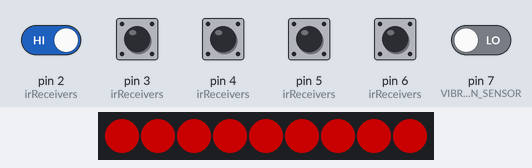
Simulated run of this sketch. Board: Arduino Uno, built with avr-gcc and run on an emulated ATmega328P. On the bench: 9 RGB LEDs in strip order, left to right. Inputs (shaded band) come from the test bench; at power-on: pin 2 (irReceivers), pin 3 (irReceivers), pin 4 (irReceivers), pin 5 (irReceivers), pin 6 (irReceivers) HIGH, pin 7 (VIBRATION_SENSOR) LOW. Dim RGB values are drawn brighter than linear.

Above: at 10.1 s.
At 10.8 s:
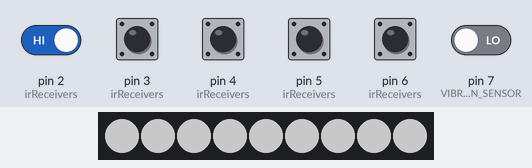
10.9 s: pin 2 (irReceivers) driven LOW
At 12.59 s:
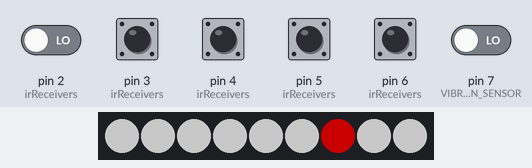
13.7 s: pin 2 (irReceivers) driven HIGH
At 15.2 s:
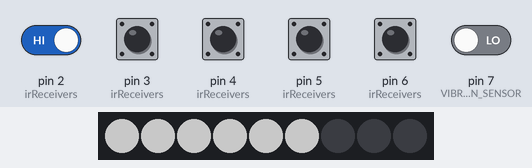
Timing chart, 0 to 16.7 s (numbered marks = the images above; inputs shaded):
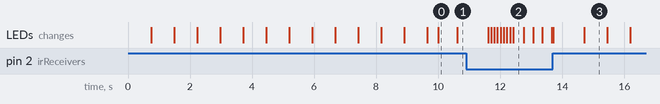

The sketch:

CornTacToeSketch.ino
```cpp
#include <FastLED.h>

#define LED_PIN 11
#define NUM_SENSORS 5
#define NUM_LEDS 9
int ledMap[NUM_LEDS] = {
  6,  // 0 -> 6
  7,  // 1 -> 7
  8,  // 2 -> 8
  5,  // 3 -> 5
  4,  // 4 -> 4
  3,  // 5 -> 3
  0,  // 6 -> 0
  1,  // 7 -> 1
  2   // 8 -> 2
};

#define IR_RECEIVER0 2
#define IR_RECEIVER1 3
#define IR_RECEIVER2 4
#define IR_RECEIVER3 6
#define IR_RECEIVER4 5

#define PLAY 0
#define SHOT_DETECT 1
#define MADE_SHOT 2
#define MISSED_SHOT 3
#define WINNING 4
#define NEW_ROUND 5
#define CLEAR_BOARD 6
#define TAKE_5 7

#define VIBRATION_SENSOR 7

#define BUZZER 10

#define SOUNDS_ON false

CRGB X_COLOR = CRGB::Red;
CRGB O_COLOR = CRGB::Blue;
CRGB NEUTRAL_COLOR = CRGB::White;

unsigned long currentTime;

#define PLAY_BLINK_DELAY 600
unsigned long playBlinkTimer;
CRGB playBlinkColor = NEUTRAL_COLOR;

#define SHOT_DETECT_DELAY 600
unsigned long shotDetectTimer;

#define MADE_SHOT_DELAY 1000
#define MADE_SHOT_BLINK_DELAY 100
#define INVALID 255

byte winningLine[] = { INVALID, INVALID, INVALID };
byte madeShotHole = INVALID;
unsigned long madeShotTimer;
unsigned long madeShotBlinkTimer;
CRGB madeShotBlinkColor = NEUTRAL_COLOR;

#define MISSED_SHOT_DELAY 1000
#define MISSED_SHOT_BLINK_DELAY 200
unsigned long missedShotTimer;
unsigned long missedShotBlinkTimer;
CRGB missedShotBlinkColor = NEUTRAL_COLOR;

#define WINNING_DELAY 6000
#define WINNING_STAGE_DELAY 2000
#define WINNING_BLINK_DELAY 100
unsigned long winningTimer;
unsigned long winningBlinkTimer;
unsigned long winningStageTimer;
CRGB winningBlinkColor = NEUTRAL_COLOR;

#define TURN_DELAY 8000
#define ROUND_LENGTH 8
unsigned long turnTimer;
byte turn = ROUND_LENGTH;

#define NEW_ROUND_DELAY 20000
#define NEW_ROUND_STAGES 9
#define NEW_ROUND_STAGE_DELAY (NEW_ROUND_DELAY / (NEW_ROUND_STAGES * 3))
byte newRoundBlinkStage = 0;
unsigned long newRoundTimer;
unsigned long newRoundBlinkTimer;

#define TAKE_5_DELAY 10000
unsigned long take5Timer;

int irReceivers[NUM_SENSORS] = {
  IR_RECEIVER0,
  IR_RECEIVER1,
  IR_RECEIVER2,
  IR_RECEIVER3,
  IR_RECEIVER4
};


CRGB leds[NUM_LEDS];
char board[9] = {};

bool IR_triggered_round[NUM_SENSORS] = {};
char currentPlayer = 'x';

int playState;

void setup() {
  Serial.begin(9600);
  //IRSENSORS
  for (int i = 0; i < NUM_SENSORS; i++) {
    pinMode(irReceivers[i], INPUT);
  }
  pinMode(VIBRATION_SENSOR, INPUT);
  if (SOUNDS_ON) {
    pinMode(BUZZER, OUTPUT);
  }
  //LEDS
  FastLED.addLeds<NEOPIXEL, LED_PIN>(leds, NUM_LEDS);
  FastLED.setBrightness(100);
  for (int i = 0; i < NUM_LEDS; i++) {
    leds[i] = CRGB::Black;
    board[i] = 0;
  }
  clearIR();
  FastLED.show();
  currentTime = millis();
  take5();
}

void loop() {
  currentTime = millis();

  if (playState == PLAY) {
    if (currentTime - playBlinkTimer > PLAY_BLINK_DELAY) {
      if (playBlinkColor == NEUTRAL_COLOR) {
        playBlinkColor = currentPlayer == 'x' ? X_COLOR : O_COLOR;
      } else {
        playBlinkColor = NEUTRAL_COLOR;
      }
      playBlinkTimer = currentTime;
    }

    if (currentTime - turnTimer > TURN_DELAY) {
      missedShot();
      turnTimer = currentTime;
    }

    if (detectTriggers() || digitalRead(VIBRATION_SENSOR)) {
      shotDetect();
    }

  } else if (playState == SHOT_DETECT) {
    if (detectTriggers()) {
      // record additional beam breaks
    }

    if (shotDetectTimer && currentTime - shotDetectTimer > SHOT_DETECT_DELAY) {
      if (resolveHole()) {
        madeShot();
      } else {
        missedShot();
      }
      shotDetectTimer = 0;
    }

  } else if (playState == MADE_SHOT) {
    if (currentTime - madeShotTimer > MADE_SHOT_DELAY) {
      if (checkWin()) {
        winning();
      } else if (blockedIR() && turn != ROUND_LENGTH) {
        clearBoard();
      } else {
        play();
      }

      madeShotHole = INVALID;
      madeShotTimer = 0;
      madeShotBlinkTimer = 0;
      madeShotBlinkColor = NEUTRAL_COLOR;

    } else if (currentTime - madeShotBlinkTimer > MADE_SHOT_BLINK_DELAY) {
      if (madeShotBlinkColor == NEUTRAL_COLOR) {
        madeShotBlinkColor = currentPlayer == 'x' ? X_COLOR : O_COLOR;
      } else {
        madeShotBlinkColor = NEUTRAL_COLOR;
      }
      madeShotBlinkTimer = currentTime;
    }

  } else if (playState == MISSED_SHOT) {
    if (currentTime - missedShotTimer > MISSED_SHOT_DELAY) {
      play();
    } else if (currentTime - missedShotBlinkTimer > MISSED_SHOT_BLINK_DELAY) {
      missedShotBlinkColor = missedShotBlinkColor == NEUTRAL_COLOR ? CRGB::Black : NEUTRAL_COLOR;
      missedShotBlinkTimer = currentTime;
    }

  } else if (playState == NEW_ROUND) {
    if (currentTime - newRoundTimer > NEW_ROUND_DELAY) {
      play();
    } else if (currentTime - newRoundBlinkTimer > NEW_ROUND_STAGE_DELAY) {
      newRoundBlinkStage = (newRoundBlinkStage + 1) % NEW_ROUND_STAGES;
      newRoundBlinkTimer = currentTime;
    }

  } else if (playState == WINNING) {
    if (currentTime - winningTimer > WINNING_DELAY) {
      winningTimer = 0;
      winningBlinkTimer = 0;
      setWinningLine(INVALID, INVALID, INVALID);
      resetBoard();
      play();
    } else if (currentTime - winningBlinkTimer > WINNING_BLINK_DELAY) {
      if (winningBlinkColor == NEUTRAL_COLOR) {
        winningBlinkColor = currentPlayer == 'x' ? X_COLOR : O_COLOR;
      } else {
        winningBlinkColor = NEUTRAL_COLOR;
      }
      winningBlinkTimer = currentTime;
    }

  } else if (playState == CLEAR_BOARD) {
    if (!blockedIR()) {
      delay(1000);
      FastLED.setBrightness(100);
      take5();
    }

  } else if (playState == TAKE_5) {
    if (currentTime - take5Timer > TAKE_5_DELAY) {
      play();
    } else if (currentTime - newRoundBlinkTimer > NEW_ROUND_STAGE_DELAY) {
      newRoundBlinkStage = (newRoundBlinkStage + 1) % NEW_ROUND_STAGES;
      newRoundBlinkTimer = currentTime;
    }
  }

  renderBoard();
  FastLED.show();
}

void resetBoard() {
  for (int i = 0; i < NUM_LEDS; i++) {
    board[i] = 0;
    leds[i] = 0;
  }
  turn = ROUND_LENGTH - 1;
}

bool detectTriggers() {
  bool anyTriggered = false;
  for (int i = 0; i < NUM_SENSORS; i++) {
    bool triggered = digitalRead(irReceivers[i]);  // ACTIVE LOW
    if (!triggered && !IR_triggered_round[i]) {
      anyTriggered = true;
      // Serial.print("IR ");
      // Serial.print(i);
      // Serial.println(" triggered");
      IR_triggered_round[i] = true;
    }
  }
  return anyTriggered;
}

void play() {
  clearIR();
  if (turn != ROUND_LENGTH) {
    currentPlayer = currentPlayer == 'x' ? 'o' : 'x';
  }
  playBlinkColor = currentPlayer == 'x' ? X_COLOR : O_COLOR;
  playBlinkTimer = currentTime;

  turnTimer = currentTime;
  turn = (turn + 1) % (ROUND_LENGTH + 1);

  if (turn == ROUND_LENGTH) {
    newRound();
  } else {
    playState = PLAY;
  }
  // Serial.println("Starting new turn");
}

void shotDetect() {
  shotDetectTimer = currentTime;
  playState = SHOT_DETECT;
}

void madeShot() {
  madeShotTimer = currentTime;
  madeShotBlinkTimer = currentTime;
  playState = MADE_SHOT;
}

void missedShot() {
  missedShotTimer = currentTime;
  missedShotBlinkTimer = currentTime;
  missedShotBlinkColor = NEUTRAL_COLOR;
  playState = MISSED_SHOT;
}

void newRound() {
  playState = NEW_ROUND;
  newRoundBlinkTimer = currentTime;
  newRoundTimer = currentTime;
  newRoundBlinkStage = 0;
}

void winning() {
  winningTimer = currentTime;
  winningBlinkTimer = currentTime;
  winningStageTimer = currentTime;
  playState = WINNING;
}

void clearBoard() {
  playState = CLEAR_BOARD;
}

void take5() {
  take5Timer = currentTime;
  newRoundBlinkTimer = currentTime;
  newRoundBlinkStage = 0;
  playState = TAKE_5;
}

void renderBoard() {
  // hole -> LED mapping
  for (int i = 0; i < NUM_LEDS; i++) {
    int ledIndex = ledMap[i];
    if (board[i] == 'x') {
      leds[ledIndex] = X_COLOR;
    } else if (board[i] == 'o') {
      leds[ledIndex] = O_COLOR;
    } else {
      leds[ledIndex] = playBlinkColor;
    }
  }
  if (playState == MADE_SHOT) {
    leds[ledMap[madeShotHole]] = madeShotBlinkColor;
  } else if (playState == WINNING) {
    if (currentTime - winningStageTimer < WINNING_STAGE_DELAY) {
      leds[ledMap[winningLine[0]]] = winningBlinkColor;
      leds[ledMap[winningLine[1]]] = winningBlinkColor;
      leds[ledMap[winningLine[2]]] = winningBlinkColor;
    } else {
      for (int i = 0; i < 9; i++) {
        leds[i] = winningBlinkColor;
      }
    }
  } else if (playState == MISSED_SHOT) {
    for (int i = 0; i < 9; i++) {
      if (missedShotBlinkColor != NEUTRAL_COLOR) {
        leds[i] = CRGB::Black;
      }
    }
  } else if (playState == NEW_ROUND || playState == TAKE_5) {
    byte led1 = newRoundBlinkStage == 0 ? 8 : newRoundBlinkStage - 1;
    byte led2 = newRoundBlinkStage;
    byte led3 = newRoundBlinkStage == 8 ? 0 : newRoundBlinkStage + 1;
    leds[ledMap[led1]] = CRGB::Black;
    leds[ledMap[led2]] = CRGB::Black;
    leds[ledMap[led3]] = CRGB::Black;
  } else if (playState == CLEAR_BOARD) {
    byte brightness = beatsin8(45, 15, 100);
    FastLED.setBrightness(brightness);
  }
}

bool resolveHole() {
  int hole = -1;
  // 0 0 1 2
  // 1 3 4 5
  // 2 6 7 8
  //.  - 3 4
  if (IR_triggered_round[0] && IR_triggered_round[3])
    hole = 1;
  else if (IR_triggered_round[0] && IR_triggered_round[4])
    hole = 2;
  else if (IR_triggered_round[0])
    hole = 0;
  else if (IR_triggered_round[1] && IR_triggered_round[3])
    hole = 4;
  else if (IR_triggered_round[1] && IR_triggered_round[4])
    hole = 5;
  else if (IR_triggered_round[1])
    hole = 3;
  else if (IR_triggered_round[2] && IR_triggered_round[3])
    hole = 7;
  else if (IR_triggered_round[2] && IR_triggered_round[4])
    hole = 8;
  else if (IR_triggered_round[2])
    hole = 6;

  if (hole == -1) {
    // Serial.println("Error in resolveHole");
    return false;
  }

  // Serial.print("Hole: ");
  // Serial.print(hole);
  // Serial.print(", Scored by: ");
  // Serial.println(currentPlayer);
  board[hole] = currentPlayer;
  madeShotHole = hole;
  return true;
}

bool checkWin() {
  setWinningLine(INVALID, INVALID, INVALID);
  if (board[4]) {
    if (board[3] == board[4] && board[4] == board[5])
      setWinningLine(3, 4, 5);
    if (board[1] == board[4] && board[4] == board[7])
      setWinningLine(1, 4, 7);
    if (board[0] == board[4] && board[4] == board[8])
      setWinningLine(0, 4, 8);
    if (board[2] == board[4] && board[4] == board[6])
      setWinningLine(2, 4, 6);
  }
  if (board[0]) {
    if (board[0] == board[1] && board[1] == board[2])
      setWinningLine(0, 1, 2);
    if (board[0] == board[3] && board[3] == board[6])
      setWinningLine(0, 3, 6);
  }
  if (board[8]) {
    if (board[6] == board[7] && board[7] == board[8])
      setWinningLine(6, 7, 8);
    if (board[2] == board[5] && board[5] == board[8])
      setWinningLine(2, 5, 8);
  }
  for (int i = 0; i < 3; i++) {
    if (winningLine[i] != INVALID) {
      return true;
    }
  }
  return false;
}

void clearIR() {
  for (int i = 0; i < NUM_SENSORS; i++) {
    IR_triggered_round[i] = 0;
  }
}

bool blockedIR() {
  for (int i = 0; i < NUM_SENSORS; i++) {
    if (!digitalRead(irReceivers[i])) {
      return true;
    }
  }
  return false;
}

void setWinningLine(byte hole1, byte hole2, byte hole3) {
  winningLine[0] = hole1;
  winningLine[1] = hole2;
  winningLine[2] = hole3;
}
```

Measured:
- after the input at 10.9 s, the LEDs: change after 0.71 s (image 2)
- what the display in image 0 shows lasts 0.6 s, from 10.0 s to 10.6 s
- what the display in image 3 shows lasts 0.7 s, from 14.7 s to 15.4 s
